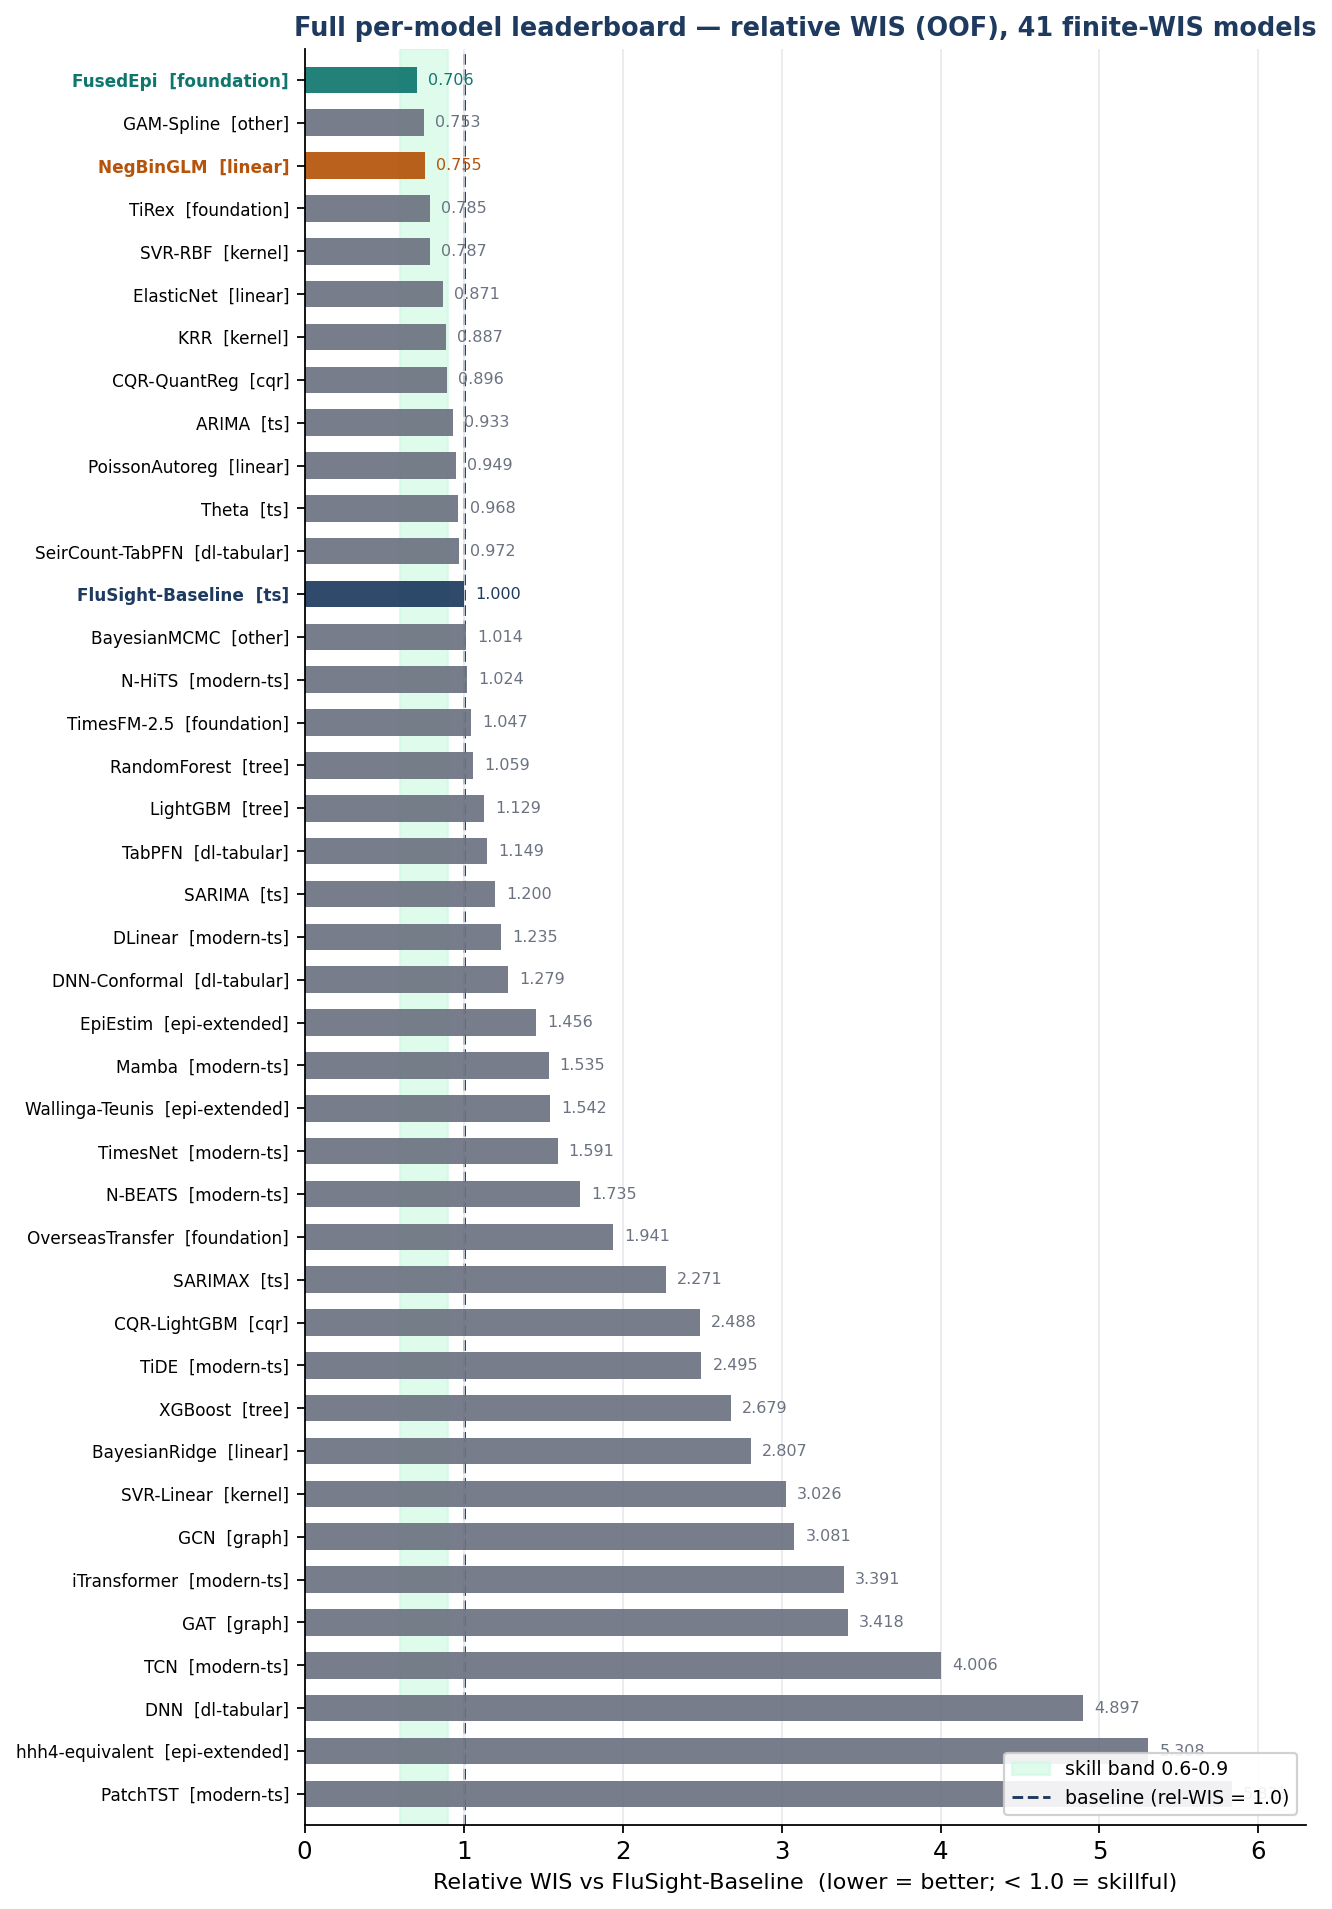

Python code for this plot:
"""§4 TIER-2 figure: full per-model relative-WIS leaderboard (all 41 finite-WIS models).

Reads the SSOT relative-WIS leaderboard produced by per_model_eval / sci_supplement
(REAL artifact, no retraining) and the live registry family map. Renders a thesis-style
horizontal forest of relative-WIS vs the FluSight-Baseline, with the 0.6-0.9 skill band
shaded, champion (FusedEpi) / co-champion (NegBinGLM) / baseline highlighted, and the
skill cutoff (relative-WIS = 1.0) marked.

Style matches simulation/scripts/regenerate_stale_thesis_figures.py
(DejaVu Sans, savefig.dpi=160, TEAL/NAVY/amber palette).

Constraints honoured: REAL data only; seed=42 (no stochastic step here); DB reads via
simulation.database.read_only_connect (not needed — leaderboard already on disk); NO uv sync.

Run:
    .venv/bin/python paper/ch4_new_assets/fig_relwis_leaderboard.py
"""
from __future__ import annotations

import csv
from pathlib import Path

import matplotlib

matplotlib.use("Agg")
import matplotlib.pyplot as plt
import numpy as np

plt.rcParams.update({
    "font.family": "DejaVu Sans",
    "font.size": 11,
    "savefig.dpi": 160,
    "figure.dpi": 130,
})

TEAL = "#0f766e"   # champion / skillful
NAVY = "#1e3a5f"
AMBER = "#b45309"  # co-champion (NegBinGLM)
GREY = "#6b7280"
BAND = "#d1fae5"   # 0.6-0.9 skill band fill

ROOT = Path(__file__).resolve().parents[2]
RES = ROOT / "simulation" / "results"
LEADERBOARD = RES / "sci_supplement" / "sci_relative_wis_leaderboard.csv"
OUT = ROOT / "paper" / "ch4_new_assets" / "fig_relwis_leaderboard.png"

np.random.seed(42)  # determinism contract (no stochastic op; documented)


def _family_map() -> dict[str, str]:
    """model -> broad family from the live registry SSOT (CATEGORY_MODELS)."""
    from simulation.models.registry import CATEGORY_MODELS

    m2c: dict[str, str] = {}
    for cat, models in CATEGORY_MODELS.items():
        for m in models:
            m2c[m] = cat
    return m2c


def main() -> None:
    rows = []
    with LEADERBOARD.open(encoding="utf-8") as fh:
        for r in csv.DictReader(fh):
            rows.append(r)

    fam = _family_map()
    # ascending relative-WIS (best at top of the forest)
    rows.sort(key=lambda r: float(r["relative_wis_vs_baseline"]))

    names = [r["model"] for r in rows]
    rel = [float(r["relative_wis_vs_baseline"]) for r in rows]

    ys = np.arange(len(names))[::-1]  # top = best
    colors = []
    for n in names:
        if n == "FusedEpi":
            colors.append(TEAL)
        elif n == "NegBinGLM":
            colors.append(AMBER)
        elif n == "FluSight-Baseline":
            colors.append(NAVY)
        else:
            colors.append(GREY)

    fig, ax = plt.subplots(figsize=(8.4, max(5, len(names) * 0.27 + 1)))

    # 0.6-0.9 skill band + skill cutoff line
    ax.axvspan(0.6, 0.9, color=BAND, alpha=0.7, zorder=0,
               label="skill band 0.6-0.9")
    ax.axvline(1.0, color=NAVY, lw=1.3, ls="--", zorder=1,
               label="baseline (rel-WIS = 1.0)")

    ax.barh(ys, rel, color=colors, height=0.62, zorder=2, alpha=0.92)
    for y, v, c in zip(ys, rel, colors):
        ax.text(v + 0.07, y, f"{v:.3f}", va="center", ha="left",
                fontsize=7.2, color=c, zorder=3)

    labels = [f"{n}  [{fam.get(n, '?')}]" for n in names]
    ax.set_yticks(ys)
    ax.set_yticklabels(labels, fontsize=7.6)
    for tick, n in zip(ax.get_yticklabels(), names):
        if n == "FusedEpi":
            tick.set_color(TEAL); tick.set_fontweight("bold")
        elif n == "NegBinGLM":
            tick.set_color(AMBER); tick.set_fontweight("bold")
        elif n == "FluSight-Baseline":
            tick.set_color(NAVY); tick.set_fontweight("bold")

    ax.set_xlabel("Relative WIS vs FluSight-Baseline  (lower = better; < 1.0 = skillful)",
                  fontsize=10)
    ax.set_title("Full per-model leaderboard — relative WIS (OOF), 41 finite-WIS models",
                 fontsize=11.5, color=NAVY, weight="bold")
    ax.set_xlim(0, max(rel) * 1.08)
    ax.margins(y=0.01)
    ax.legend(loc="lower right", fontsize=8.5, framealpha=0.9)
    ax.grid(axis="x", color="#e5e7eb", lw=0.7, zorder=0)
    for spine in ("top", "right"):
        ax.spines[spine].set_visible(False)

    fig.tight_layout()
    OUT.parent.mkdir(parents=True, exist_ok=True)
    fig.savefig(OUT, bbox_inches="tight")
    print(f"wrote {OUT}")


if __name__ == "__main__":
    main()
